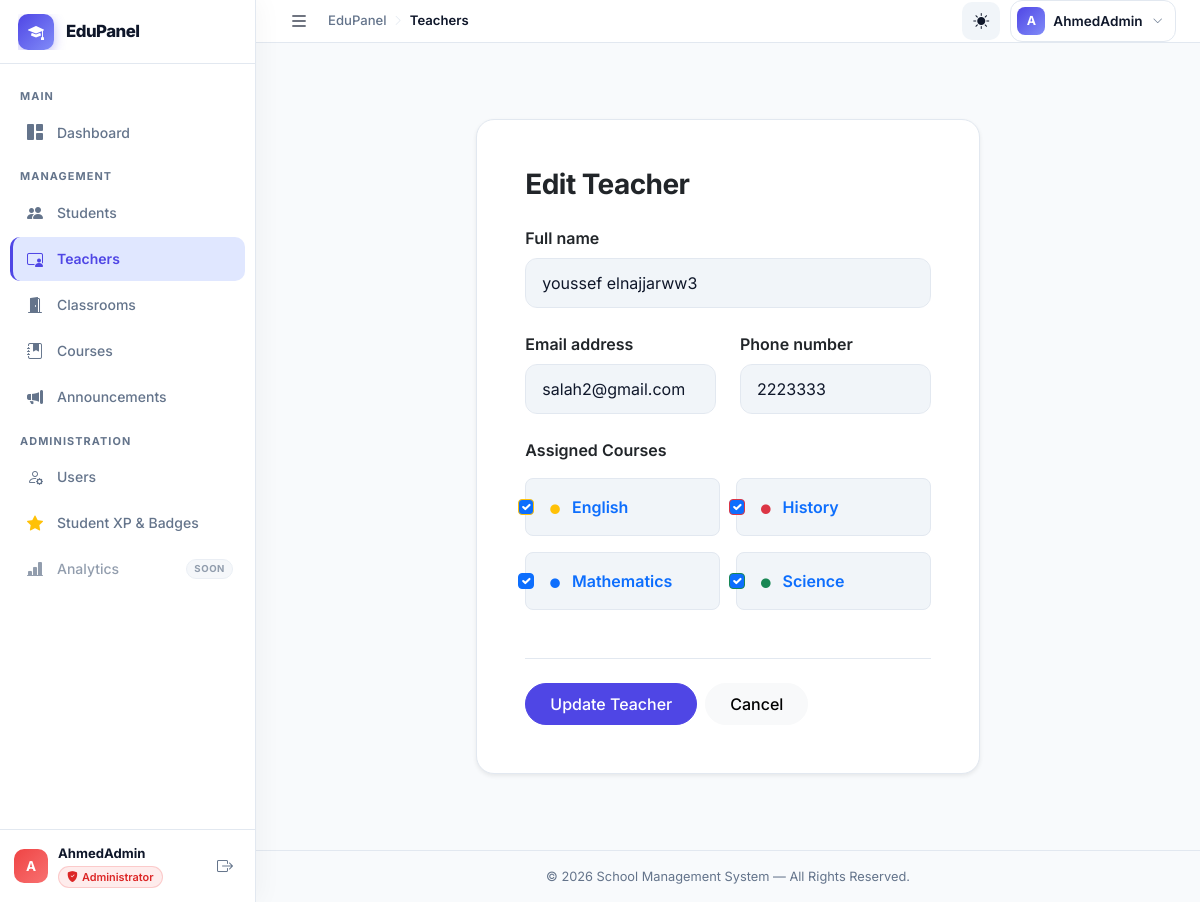
The page /modules/admin/teachers/update.php?id=1 (signed in) on the database its author committed.
### tables this page shows
CREATE TABLE `teachers` (
  `id` int(11) NOT NULL AUTO_INCREMENT,
  `name` varchar(255) NOT NULL,
  `email` varchar(255) DEFAULT NULL,
  `phone` varchar(50) DEFAULT NULL,
  `subject` varchar(100) DEFAULT NULL,
  `created_at` timestamp NOT NULL DEFAULT current_timestamp(),
  PRIMARY KEY (`id`)
);

CREATE TABLE `courses` (
  `id` int(11) NOT NULL AUTO_INCREMENT,
  `name` varchar(150) NOT NULL,
  `description` text DEFAULT NULL,
  `icon` varchar(60) DEFAULT 'bi-book-fill',
  `color` enum('primary','success','warning','danger','info') DEFAULT 'primary',
  `teacher_id` int(11) DEFAULT NULL,
  `room_id` int(11) DEFAULT NULL,
  `created_at` timestamp NOT NULL DEFAULT current_timestamp(),
  PRIMARY KEY (`id`),
  KEY `fk_course_teacher` (`teacher_id`),
  KEY `fk_course_room` (`room_id`),
  CONSTRAINT `fk_course_room` FOREIGN KEY (`room_id`) REFERENCES `class_rooms` (`id`) ON DELETE SET NULL,
  CONSTRAINT `fk_course_teacher` FOREIGN KEY (`teacher_id`) REFERENCES `teachers` (`id`) ON DELETE SET NULL
);

### config/app.php (called while the page is built, shortened)
<?php
function app_base_url(): string
{
    static $baseUrl = null;
    if ($baseUrl !== null) {
        return $baseUrl;
    }
    $scriptName = str_replace('\\', '/', $_SERVER['SCRIPT_NAME'] ?? '');
    $projectFolder = basename(BASE_PATH);
    $projectPath = '/' . $projectFolder;
    $position = stripos($scriptName, $projectPath);
    if ($position !== false) {
        $baseUrl = substr($scriptName, 0, $position + strlen($projectPath));
    } else {
        $baseUrl = '';
    }
    return rtrim($baseUrl, '/');
}
function app_url(string $path = ''): string
{
    $path = ltrim($path, '/');
    $baseUrl = app_base_url();
    return ($baseUrl === '' ? '' : $baseUrl) . '/' . $path;
}

### modules/admin/teachers/update.php (the view, shortened to what this page needs)
<?php
require_once '../../../config/app.php';
require_once BASE_PATH . '/config/connect.php';
$id = (int) ($_GET['id'] ?? 0);
$stmt = $conn->prepare("SELECT id, name, email, phone, subject FROM teachers WHERE id = ? LIMIT 1");
$stmt->bind_param("i", $id);
$stmt->execute();
$teacher = $stmt->get_result()->fetch_assoc();
$name = $teacher['name'];
$email = $teacher['email'];
$phone = $teacher['phone'];
$courses = $conn->query("SELECT id, name, color FROM courses ORDER BY name ASC")->fetch_all(MYSQLI_ASSOC);
$stmtAssigned = $conn->prepare("SELECT id FROM courses WHERE teacher_id = ?");
$stmtAssigned->bind_param("i", $id);
$stmtAssigned->execute();
$assignedResult = $stmtAssigned->get_result()->fetch_all(MYSQLI_ASSOC);
$currentCourseIds = array_column($assignedResult, 'id');
require_once BASE_PATH . '/includes/header.php';
?>
<div class="container mt-5 mb-5">
    <div class="row justify-content-center">
        <div class="col-md-8 col-lg-7">
            <div class="card shadow-sm border-0" style="background: var(--app-surface); border: 1px solid var(--app-border) !important; border-radius: 18px;">
                <div class="card-body p-4 p-md-5">
                    <div class="d-flex justify-content-between align-items-center mb-4">
                        <h3 class="mb-0 fw-bold">Edit Teacher</h3>
                    </div>
                    <form method="post">
                        <div class="mb-4">
                            <label class="form-label fw-semibold">Full name</label>
                            <input name="name" class="form-control form-control-lg fs-6" value="<?= htmlspecialchars($name); ?>" required>
                        </div>
                        <div class="row mb-4">
                            <div class="col-md-6">
                                <label class="form-label fw-semibold">Email address</label>
                                <input name="email" type="email" class="form-control" value="<?= htmlspecialchars($email); ?>">
                            </div>
                            <div class="col-md-6">
                                <label class="form-label fw-semibold">Phone number</label>
                                <input name="phone" class="form-control" value="<?= htmlspecialchars($phone); ?>">
                            </div>
                        </div>
                        <div class="mb-5">
                            <label class="form-label fw-semibold mb-3">Assigned Courses</label>
                            <div class="row g-3">
                                <?php foreach ($courses as $course):
                                    $color = htmlspecialchars($course['color'] ?: 'primary');
                                    $isChecked = in_array($course['id'], $currentCourseIds) ? 'checked' : '';
                                ?>
                                    <div class="col-md-6">
                                        <label class="form-check custom-checkbox-card p-3 border rounded-3 d-flex align-items-center mb-0 m-0" style="background: var(--app-surface-soft); border-color: var(--app-border) !important;">
                                            <input class="form-check-input mt-0 me-3 shadow-none border-<?= $color ?>" type="checkbox" name="courses[]" value="<?= $course['id']; ?>" <?= $isChecked; ?>>
                                            <span class="form-check-label w-100 m-0 text-truncate" style="color: var(--app-text);">
                                                <i class="bi bi-circle-fill text-<?= $color ?> me-2" style="font-size: 0.6rem;"></i>
                                                <?= htmlspecialchars($course['name']); ?>
                                            </span>
                                        </label>
                                    </div>
                                <?php endforeach; ?>
                            </div>
                        </div>
                        <div class="d-flex gap-2 pt-2 border-top" style="border-color: var(--app-border) !important;">
                            <button type="submit" class="btn btn-primary px-4 py-2 mt-3 rounded-pill fw-medium">Update Teacher</button>
                            <a href="<?= app_url('modules/admin/teachers/index.php'); ?>" class="btn btn-light px-4 py-2 mt-3 rounded-pill fw-medium">Cancel</a>
                        </div>
                    </form>
                </div>
            </div>
        </div>
    </div>
</div>
<?php require_once BASE_PATH . '/includes/footer.php'; ?>

### assets/css/custom.css (style rules this page uses)
:root { --app-bg: #f8fafc; --app-surface: #ffffff; --app-surface-soft: #f1f5f9; --app-text: #0f172a; --app-muted: #64748b; --app-border: #e2e8f0; --app-primary: #4f46e5; --app-primary-soft: #e0e7ff; --app-success: #10b981; --app-warning: #f59e0b; --app-danger: #ef4444; --app-shadow: 0 10px 40px -10px rgba(0,0,0,0.08); --app-shadow-hover: 0 20px 40px -10px rgba(0,0,0,0.12); --sidebar-width: 256px; --sidebar-collapsed-width: 72px; --topbar-height: 64px; --sidebar-transition: 0.28s cubic-bezier(0.4, 0, 0.2, 1); }
html, body { height: 100%; overflow: hidden; }
body { background: var(--app-bg); color: var(--app-text); font-family: "Inter", "Poppins", system-ui, -apple-system, "Segoe UI", Roboto, Arial, sans-serif; letter-spacing: 0; transition: background-color 0.3s ease, color 0.3s ease; }
h1, h2, h3, h4, h5, h6 { font-weight: 700; letter-spacing: -0.02em; }
.btn { border-radius: 12px; font-weight: 700; padding: 9px 14px; }
.btn-primary, .btn-success { background: var(--app-primary); border-color: var(--app-primary); transition: all 0.3s ease; }
.card { background: var(--app-surface); border: 1px solid var(--app-border); border-radius: 28px; box-shadow: var(--app-shadow); transition: all 0.3s cubic-bezier(0.4, 0, 0.2, 1); }
.form-control, .form-select { background-color: var(--app-surface-soft); border: 1px solid var(--app-border); border-radius: 12px; padding: 12px 16px; color: var(--app-text); transition: all 0.3s ease; }
.app-content .container { padding-left: 0; padding-right: 0; max-width: 100%; }

### modules/admin/teachers/update.php (style rules this page uses)
.custom-checkbox-card { transition: all 0.2s ease; cursor: pointer; }
.form-check-input:checked + .form-check-label { color: var(--bs-primary) !important; font-weight: 600 !important; }

### rows shown on the page
teachers: name "youssef elnajjarww3", email "salah2@gmail.com", phone "2223333"
courses: name "English"
courses: name "History"
courses: name "Mathematics"
courses: name "Science"

### other values the page prints
substr($_SESSION['username'] ?? 'U', 0, 1) "A"
$_SESSION['username'] "AhmedAdmin"
role_label($currentRole) "Administrator"
